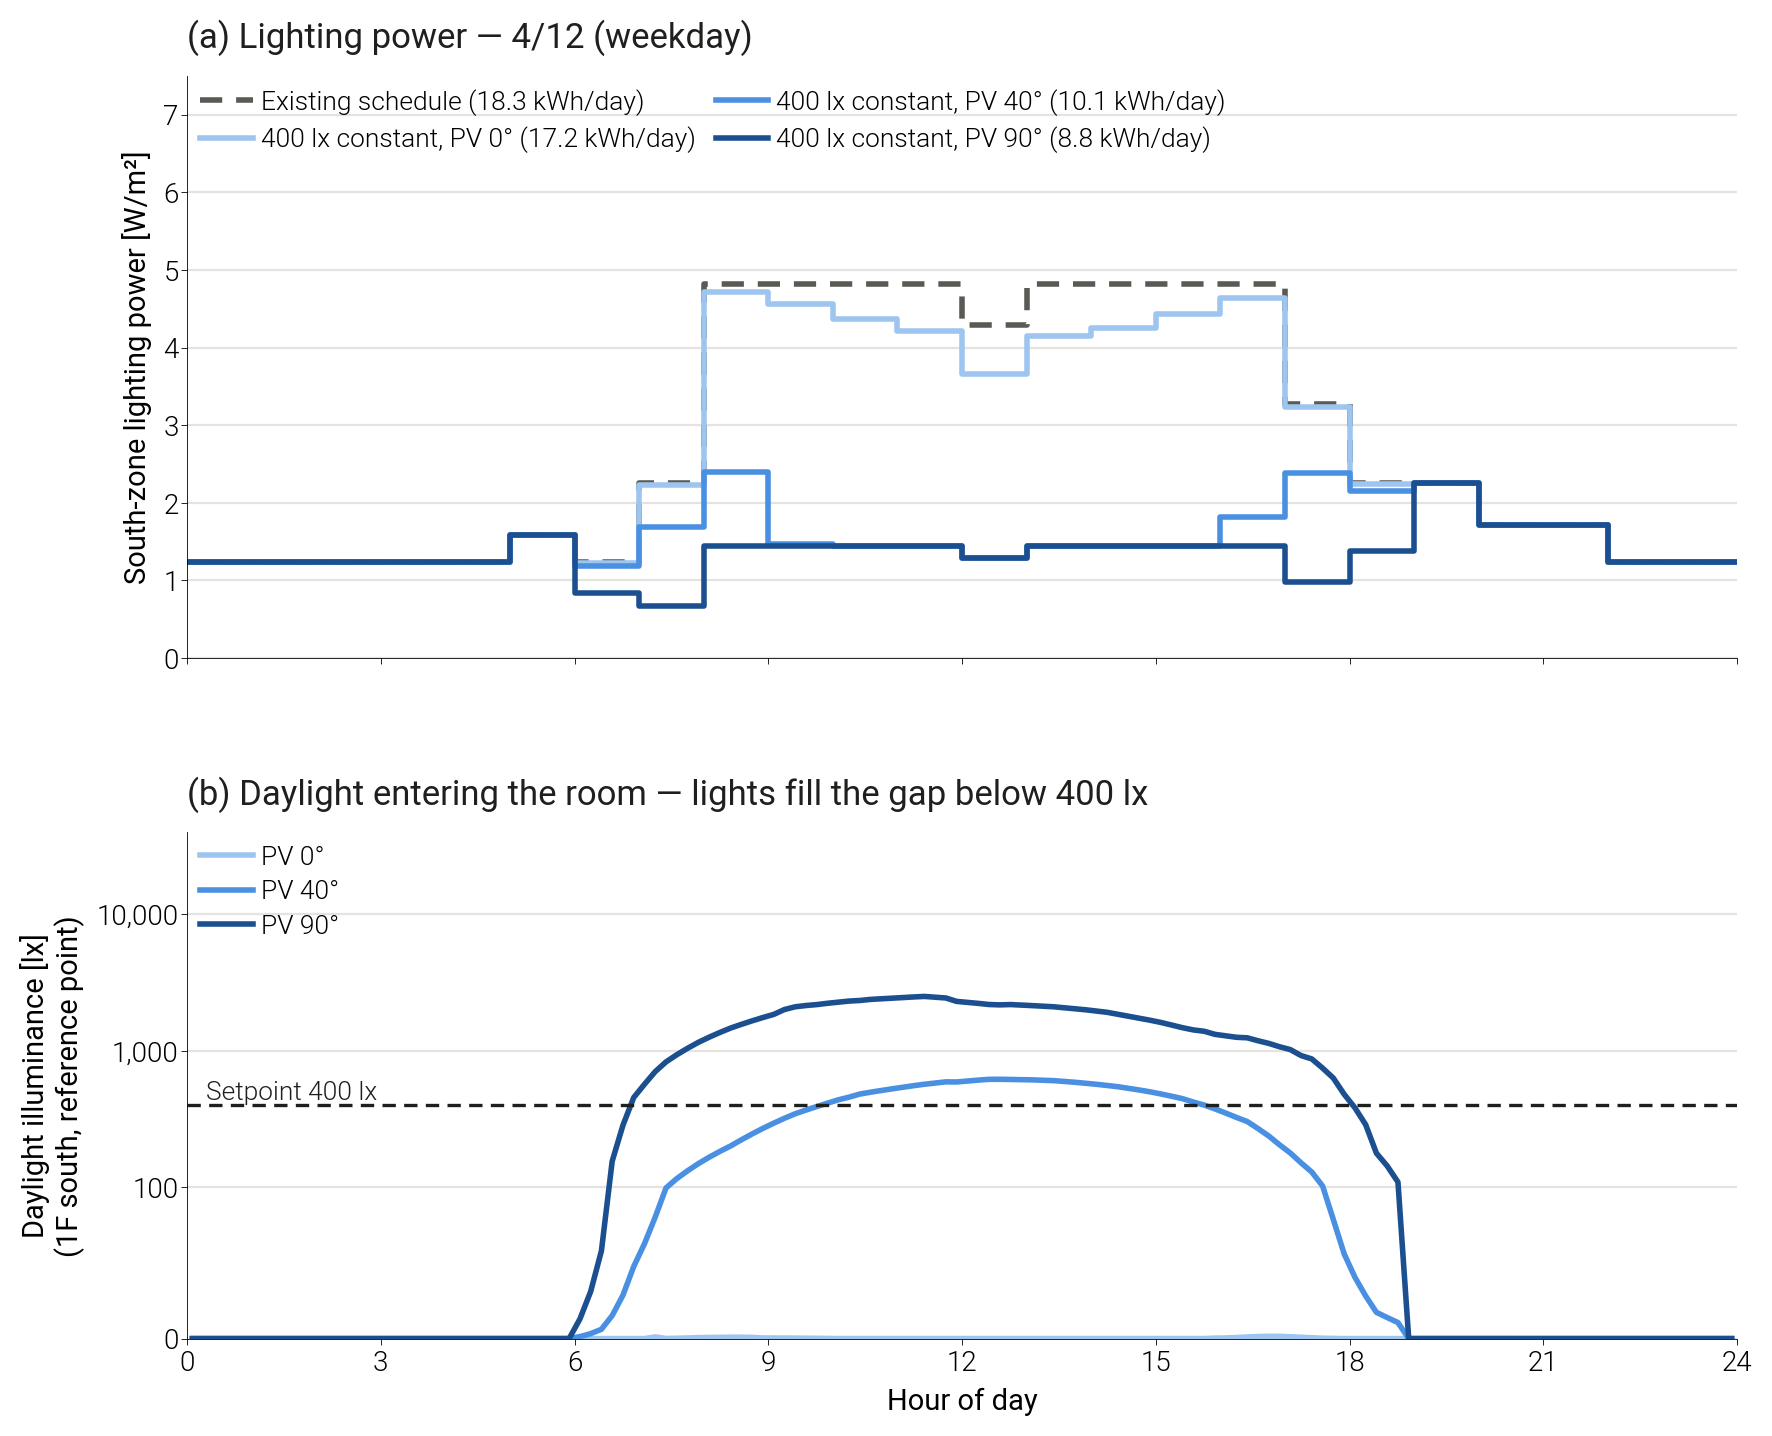

Here is the Python script that generated this plot:
"""
pv_lw_daylight/figures/fig_lighting_schedule_representative_day.py
==================================================================
기존 조명 스케줄(항상 설계 전력 × 스케줄)과 주광 연동 조명(실내 조도 400 lx 일정 유지)을 대표일 하루 시간별로 비교한다.
남측 2개 존(BIPV_office_1_S, BIPV_office_2_S) 합계, case2 고정각 0°·40°·90°.

(a) 남측 존 조명 전력 밀도 [W/m²] — 기존 스케줄 vs 400 lx 일정 제어 (각도별)
(b) 창으로 들어온 자연광 조도 [lx] (1층 남측 기준점) — 400 lx 에 못 미치는 만큼 조명이 채움

입력: pv_lw_daylight/runs/annual/c2_RF_lw_A40 (기존 스케줄), c2_RF_lw_dl400_A<각도> (주광 연동)
출력: pv_lw_daylight/figures/fig_lighting_schedule_representative_day.{png,svg,csv}
사용: python fig_lighting_schedule_representative_day.py [--date 04-12]
"""

import argparse
import sqlite3
from pathlib import Path

import matplotlib as mpl
import matplotlib.font_manager as fm
import matplotlib.pyplot as plt
import pandas as pd
import dartwork_mpl as dm

mpl.rcParams["svg.fonttype"] = "none"
dm.style.use("presentation")
for w in range(100, 1000, 50):  # SVG 내보내기 시 숫자 font weight KeyError 회피
    fm.weight_dict[w] = w
    fm.weight_dict[str(w)] = w

HERE = Path(__file__).resolve().parent
RUNS = HERE.parent / "runs" / "annual"
OUT = HERE / "fig_lighting_schedule_representative_day"

ZONES = ("BIPV_OFFICE_1_S", "BIPV_OFFICE_2_S")
REF_ZONE = "BIPV_OFFICE_1_S"
ANGLES = (0, 40, 90)
SETPOINT = 400

C_BASE = "#5a5a55"                                   # 중립 잉크 — 기존 스케줄
C_ANGLE = {0: "#9ec5f0", 40: "#4a90e2", 90: "#1c4f8f"}  # 단일 색상(파랑) 명도 순 — 각도 크기
INK, MUTED, GRID = "#1f1f1d", "#6b6a63", "#e4e3dd"


def query(run: str, name: str, freq: str, month: int, day: int) -> pd.DataFrame:
    with sqlite3.connect(RUNS / run / "eplusout.sql") as c:
        q = """select t.Hour h, t.Minute mi, d.KeyValue k, r.Value v from ReportData r
               join ReportDataDictionary d on r.ReportDataDictionaryIndex = d.ReportDataDictionaryIndex
               join Time t on r.TimeIndex = t.TimeIndex
               where d.Name = ? and d.ReportingFrequency = ? and t.Month = ? and t.Day = ?"""
        df = pd.read_sql(q, c, params=(name, freq, month, day))
    df["k"] = df.k.str.upper()
    return df


def south_area(run: str) -> float:
    with sqlite3.connect(RUNS / run / "eplusout.sql") as c:
        rows = c.execute("select upper(ZoneName), FloorArea * Multiplier from Zones").fetchall()
    return sum(a for z, a in rows if z in ZONES)


def lighting_wm2(run: str, month: int, day: int, area: float) -> pd.Series:
    df = query(run, "Zone Lights Electricity Energy", "Hourly", month, day)
    df = df[df.k.isin(ZONES)]
    return df.groupby("h").v.sum() / 3600 / area  # J/h → W → W/m², 인덱스 = 시간 끝(1~24)


def daylight_lx(run: str, month: int, day: int) -> pd.Series:
    df = query(run, "Daylighting Reference Point 1 Illuminance", "Zone Timestep", month, day)
    df = df[df.k == f"DLC_{REF_ZONE}"]  # Daylighting:Controls 이름
    end = df.h + df.mi / 60  # SQL 시각(시:분) = 타임스텝 끝 시각
    return pd.Series(df.v.values, index=(end - 5 / 60).values).sort_index()  # 10분 타임스텝 중앙


def main():
    ap = argparse.ArgumentParser()
    ap.add_argument("--date", default="04-12", help="MM-DD (평일, 기본: 4월 12일 수요일 맑은 날)")
    args = ap.parse_args()
    month, day = map(int, args.date.split("-"))

    area = south_area("c2_RF_lw_A40")
    base = lighting_wm2("c2_RF_lw_A40", month, day, area)
    ctrl = {a: lighting_wm2(f"c2_RF_lw_dl400_A{a:02d}", month, day, area) for a in ANGLES}
    lux = {a: daylight_lx(f"c2_RF_lw_dl400_A{a:02d}", month, day) for a in ANGLES}

    table = pd.DataFrame({"base_schedule": base, **{f"dl400_A{a:02d}": s for a, s in ctrl.items()}})
    table.index.name = "hour_end"
    table.round(3).to_csv(OUT.with_suffix(".csv"))
    daily = table.sum() * area / 1000  # kWh/일
    print(f"남측 바닥면적 {area:.0f} m²  /  일 조명 전력량 [kWh]:", daily.round(1).to_dict())

    fig, (ax1, ax2) = plt.subplots(2, 1, figsize=(10, 8.2), sharex=True,
                                   gridspec_kw={"height_ratios": [1.15, 1], "hspace": 0.32})
    x = lambda s: list(s.index - 1) + [s.index[-1]]          # 시간 끝 → 계단 시작점
    y = lambda s: list(s.values) + [s.values[-1]]

    ax1.step(x(base), y(base), where="post", color=C_BASE, lw=2, ls=(0, (4, 2.5)), label=f"Existing schedule ({daily['base_schedule']:.1f} kWh/day)")
    for a in ANGLES:
        ax1.step(x(ctrl[a]), y(ctrl[a]), where="post", color=C_ANGLE[a], lw=2,
                 label=f"{SETPOINT} lx constant, PV {a}° ({daily[f'dl400_A{a:02d}']:.1f} kWh/day)")
    ax1.set_ylabel("South-zone lighting power [W/m²]")
    ax1.set_ylim(0, 7.5)
    ax1.set_title(f"(a) Lighting power — {month}/{day} (weekday)", loc="left", fontsize=12.5, color=INK, pad=10)
    ax1.legend(loc="upper left", frameon=False, fontsize=9.5, ncol=2)

    for a in ANGLES:
        ax2.plot(lux[a].index, lux[a].values, color=C_ANGLE[a], lw=2, label=f"PV {a}°")
    ax2.axhline(SETPOINT, color=INK, lw=1.2, ls=(0, (4, 2.5)))
    ax2.text(0.3, SETPOINT, f"Setpoint {SETPOINT} lx", va="bottom", fontsize=9.5, color=INK)
    ax2.set_yscale("symlog", linthresh=100)
    ax2.set_ylim(0, 40000)
    ax2.set_yticks([0, 100, 1000, 10000])
    ax2.set_yticklabels(["0", "100", "1,000", "10,000"])
    ax2.set_ylabel("Daylight illuminance [lx]\n(1F south, reference point)")
    ax2.set_title("(b) Daylight entering the room — lights fill the gap below 400 lx", loc="left",
                  fontsize=12.5, color=INK, pad=10)
    ax2.legend(loc="upper left", frameon=False, fontsize=9.5)
    ax2.set_xlim(0, 24)
    ax2.set_xticks(range(0, 25, 3))
    ax2.set_xlabel("Hour of day")

    for ax in (ax1, ax2):
        ax.grid(axis="y", color=GRID, lw=0.8)
        ax.set_axisbelow(True)

    for ext in ("png", "svg"):
        fig.savefig(OUT.with_suffix(f".{ext}"), dpi=200, bbox_inches="tight")
    print(f"저장: {OUT}.png/.svg/.csv")


if __name__ == "__main__":
    main()
